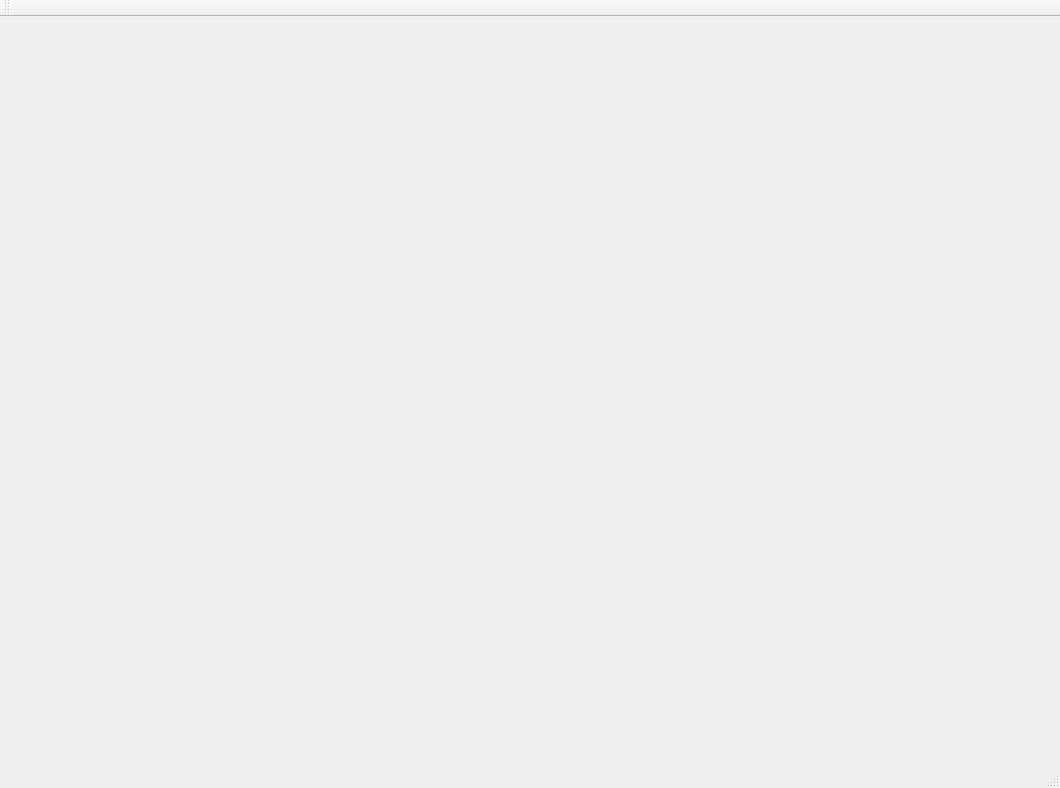
<?xml version="1.0" encoding="UTF-8"?>
<ui version="4.0">
 <class>MainWindow</class>
 <widget class="QMainWindow" name="MainWindow">
  <property name="geometry">
   <rect>
    <x>0</x>
    <y>0</y>
    <width>1060</width>
    <height>788</height>
   </rect>
  </property>
  <property name="windowTitle">
   <string>MainWindow</string>
  </property>
  <widget class="QWidget" name="Main">
   <widget class="QStackedWidget" name="stackEpaf">
    <property name="geometry">
     <rect>
      <x>0</x>
      <y>0</y>
      <width>1051</width>
      <height>731</height>
     </rect>
    </property>
    <widget class="QWidget" name="page"/>
    <widget class="QWidget" name="page_2"/>
   </widget>
  </widget>
  <widget class="QMenuBar" name="menuBar">
   <property name="geometry">
    <rect>
     <x>0</x>
     <y>0</y>
     <width>1060</width>
     <height>21</height>
    </rect>
   </property>
  </widget>
  <widget class="QToolBar" name="mainToolBar">
   <attribute name="toolBarArea">
    <enum>TopToolBarArea</enum>
   </attribute>
   <attribute name="toolBarBreak">
    <bool>false</bool>
   </attribute>
  </widget>
  <widget class="QStatusBar" name="statusBar"/>
 </widget>
 <layoutdefault spacing="6" margin="11"/>
 <resources/>
 <connections/>
</ui>
